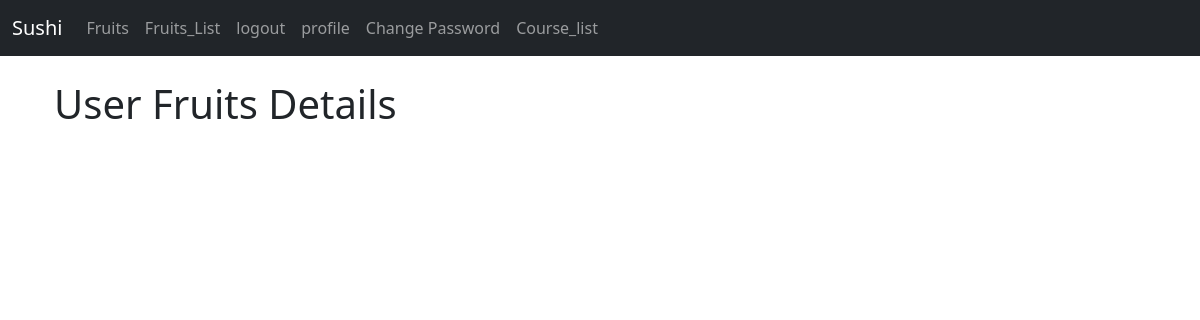
The page /profile (signed in) on the database as committed earlier.
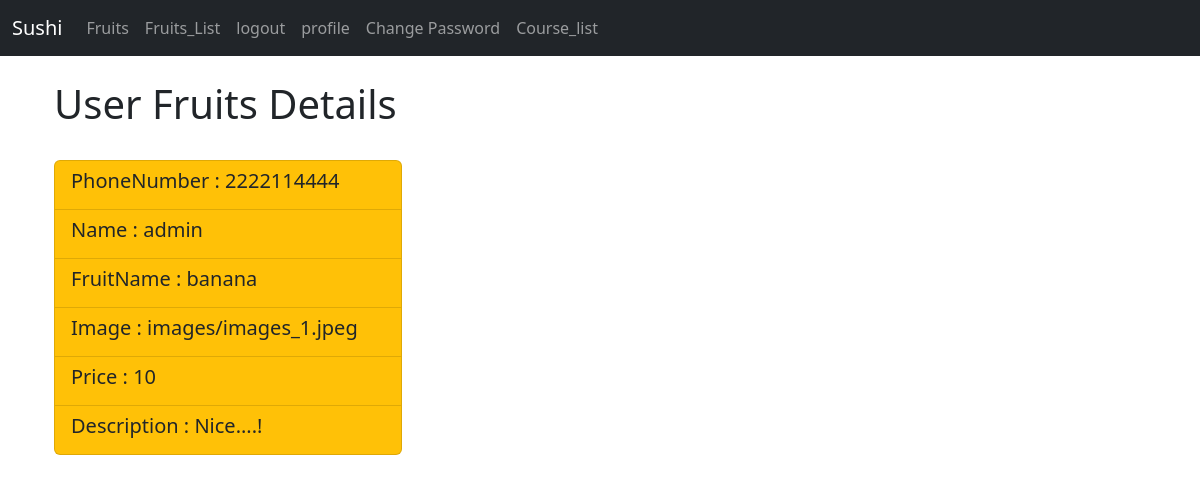
The same page on the database as committed later.
### firsrtapp/models.py (models this page shows, shortened)
class Fruits(models.Model):
    PhoneNumber=models.CharField(max_length=12,null= True)
    FullName=models.CharField(max_length=25,null= True)
    FruitName = models.CharField(max_length=100)
    Image = models.ImageField(null=True,blank=True,upload_to="images")
    Price = models.CharField(max_length=100)
    Description = models.CharField(max_length=100)

### firsrtapp/views.py (the view)
# urls.py: path('profile',views.profile,name="profile"),
@login_required(login_url='/login')
def profile(request):
    user_phone=request.user
    posts=Fruits.objects.filter(PhoneNumber=user_phone)
    context={"posts":posts}
    return render(request,"profile.html",context)

### templates/profile.html (shortened to what this page needs)
{% extends 'base.html' %}
{% block head %}
<div class="container">
    <div class="row">
    <div class="col-md-4">
    <h1>User Fruits Details</h1></br>
    {% for post in posts %}
    <ul class="list-group">
        <li class="list-group-item bg-warning text-dark"><h5>PhoneNumber : {{post.PhoneNumber}}</h5></li>
        <li class="list-group-item bg-warning text-dark"><h5>Name : {{post.FullName}}</h5></li>
        <li class="list-group-item bg-warning text-dark"><h5>FruitName : {{post.FruitName}}</h5></li>
        <li class="list-group-item bg-warning text-dark"><h5>Image : {{post.Image}}</h5></li>
        <li class="list-group-item bg-warning text-dark"><h5>Price : {{post.Price}}</h5></li>
        <li class="list-group-item bg-warning text-dark"><h5>Description : {{post.Description}}</h5></li>
      </ul>
      {% endfor %}
    </div>
</div>
</div>
{% endblock head %}

Rows that differ between the two databases and show on the page:
added Fruits: PhoneNumber "2222114444", FullName "admin", FruitName "banana", Image "images/images_1.jpeg", Price "10", Description "Nice....!"
